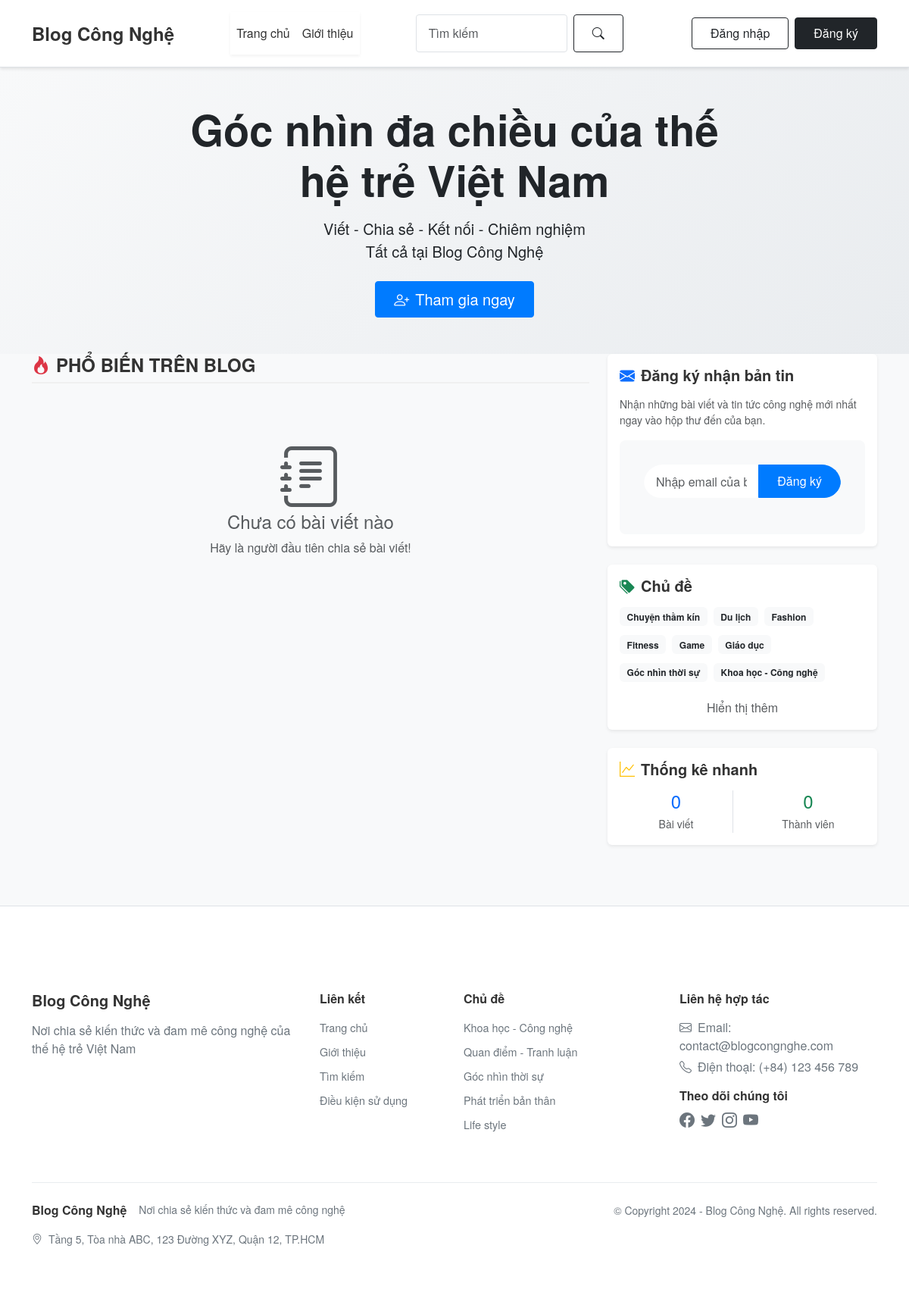
The page / on the database its author committed.
### models.py (models this page shows)
class Category(db.Model):
    id = db.Column(db.Integer, primary_key=True)
    name = db.Column(db.String(100), unique=True, nullable=False)
    description = db.Column(db.String(255))
    posts = db.relationship('Post', backref='category', lazy=True)

### routes/main.py (the view)
@main_bp.route('/')
def home():
    page = request.args.get('page', 1, type=int)
    posts = Post.query.order_by(Post.date_posted.desc()).paginate(page=page, per_page=5)
    categories = Category.query.order_by(Category.name).all()
    total_posts = Post.query.count()
    total_users = User.query.count()
    return render_template('home.html', posts=posts, categories=categories, total_posts=total_posts, total_users=total_users)

### templates/home.html (shortened to what this page needs)
{% extends "base.html" %}
{% block content %}
<div class="hero-section bg-white py-5">
    <div class="container">
        <div class="row justify-content-center text-center">
            <div class="col-lg-8">
                <h1 class="display-4 fw-bold mb-3">Góc nhìn đa chiều của thế hệ trẻ Việt Nam</h1>
                <p class="lead mb-4">Viết - Chia sẻ - Kết nối - Chiêm nghiệm<br>Tất cả tại Blog Công Nghệ</p>
                {% if current_user.is_authenticated %}
                    <a href="{{ url_for('posts.create') }}" class="btn btn-primary btn-lg">
                        <i class="bi bi-pencil-square me-2"></i>Đăng bài viết
                    </a>
                {% else %}
                    <a href="{{ url_for('auth.register') }}" class="btn btn-primary btn-lg">
                        <i class="bi bi-person-plus me-2"></i>Tham gia ngay
                    </a>
                {% endif %}
            </div>
        </div>
    </div>
</div>
<div class="container">
    <div class="row">
        <div class="col-lg-8">
            <div class="popular-posts mb-5">
                <h2 class="section-title mb-4">
                    <i class="bi bi-fire text-danger me-2"></i>PHỔ BIẾN TRÊN BLOG
                </h2>
                {% if posts.items %}
                    {% for post in posts.items %}
                    <a href="{{ url_for('posts.post', post_id=post.id) }}" class="text-decoration-none text-reset">
                        <div class="d-flex align-items-stretch mb-4 post-card-spiderum">
                            <div class="flex-shrink-0" style="width: 220px;">
                                {% if post.image_path %}
                                    <img src='{{ url_for('static', filename='uploads/thumbs/thumb_' + post.image_path) }}' onerror='this.onerror=null;this.src="{{ url_for("static", filename="uploads/" + post.image_path) }}";' class='img-fluid rounded h-100 w-100' style='object-fit: cover;' alt='{{ post.title }}'>
                                {% else %}
                                    <img src="{{ url_for('static', filename='uploads/default_post_image.jpg') }}" class="img-fluid rounded h-100 w-100" style="object-fit: cover;" alt="Default Post Image">
                                {% endif %}
                            </div>
                            <div class="flex-grow-1 ps-4 d-flex flex-column justify-content-between">
                                <div>
                                    <div class="d-flex align-items-center mb-1">
                                        <span class="badge bg-primary text-uppercase fw-bold small me-3">{{ post.category.name if post.category else 'Chưa phân loại' }}</span>
                                        <span class="text-muted small"><i class="bi bi-calendar me-1"></i>{{ post.date_posted.strftime('%d-%m-%Y') }}</span>
                                    </div>
                                    <h5 class="fw-bold mb-1" style="font-size: 1.25rem;">{{ post.title }}</h5>
                                    <div class="text-muted mb-2" style="font-size: 0.98rem;">{{ post.content | truncate(120) }}</div>
                                </div>
                                <div class="d-flex align-items-center mt-2">
                                    <img src="{{ url_for('static', filename='uploads/' + post.author.profile_image) }}" alt="{{ post.author.username }}" class="rounded-circle me-2" style="width: 28px; height: 28px; object-fit: cover;">
                                    <span class="fw-medium">{{ post.author.username }}</span>
                                </div>
                            </div>
                        </div>
                    </a>
                    {% endfor %}
                {% else %}
                    <div class="text-center py-5">
                        <i class="bi bi-journal-text display-1 text-muted mb-3"></i>
                        <h4 class="text-muted">Chưa có bài viết nào</h4>
                        <p class="text-muted">Hãy là người đầu tiên chia sẻ bài viết!</p>
                    </div>
                {% endif %}
            </div>
        </div>
        <div class="col-lg-4 d-none d-lg-block">
            <div class="card shadow-sm border-0 mb-4">
                <div class="card-body">
                    <h5 class="card-title mb-3">
                        <i class="bi bi-envelope-fill text-primary me-2"></i>Đăng ký nhận bản tin
                    </h5>
                    <p class="text-muted small mb-3">Nhận những bài viết và tin tức công nghệ mới nhất ngay vào hộp thư đến của bạn.</p>
                    <form class="newsletter-form" method="POST" action="{{ url_for('newsletter.subscribe') }}">
                        <div class="input-group">
                            <input type="email" class="form-control" placeholder="Nhập email của bạn" required>
                            <button class="btn btn-primary" type="submit">
                                Đăng ký
                            </button>
                        </div>
                    </form>
                </div>
            </div>
            <div class="card shadow-sm border-0 mb-4">
                <div class="card-body">
                    <h5 class="card-title mb-3">
                        <i class="bi bi-tags-fill text-success me-2"></i>Chủ đề
                    </h5>
                    <div class="d-flex flex-wrap gap-2">
                        {% for category in categories %}
                            <a href="{{ url_for('posts.category', category_id=category.id) }}" class="badge bg-light text-dark text-decoration-none {% if loop.index > 8 %}d-none more-category{% endif %}">{{ category.name }}</a>
                        {% endfor %}
                    </div>
                    <div class="text-center mt-3">
                        <button class="btn btn-link text-muted p-0 toggle-category" type="button">Hiển thị thêm</button>
                    </div>
                </div>
            </div>
            <div class="card shadow-sm border-0">
                <div class="card-body">
                    <h5 class="card-title mb-3">
                        <i class="bi bi-graph-up text-warning me-2"></i>Thống kê nhanh
                    </h5>
                    <div class="row text-center">
                        <div class="col-6">
                            <div class="border-end">
                                <h4 class="text-primary mb-1">{{ total_posts }}</h4>
                                <small class="text-muted">Bài viết</small>
                            </div>
                        </div>
                        <div class="col-6">
                            <h4 class="text-success mb-1">{{ total_users }}</h4>
                            <small class="text-muted">Thành viên</small>
                        </div>
                    </div>
                </div>
            </div>
        </div>
    </div>
</div>
{% endblock %}

### static/css/style.css (style rules this page uses)
body { background-color: #f8f9fa; min-height: 100vh; display: flex; flex-direction: column; font-family: 'Helvetica Neue', Arial, sans-serif; padding-top: 0; }
.card { border: none; box-shadow: 0 2px 4px rgba(0,0,0,0.05); transition: transform 0.2s; margin-bottom: 2rem; }
.card-title { font-weight: 700; color: #333; }
.btn { border-radius: 4px; padding: 0.5rem 1.5rem; font-weight: 500; transition: all 0.2s; }
.btn-primary { background-color: #007bff; border-color: #007bff; }
.form-control { border-radius: 4px; border: 1px solid #dee2e6; padding: 0.75rem 1rem; }
.newsletter-form { background: #f8f9fa; padding: 2rem; border-radius: 8px; text-align: center; }
.newsletter-form .form-control { margin-bottom: 1rem; }
.newsletter-form .input-group .form-control { height: 44px; border-radius: 22px 0 0 22px !important; box-shadow: none; }
.newsletter-form .input-group .btn { height: 44px; border-radius: 0 22px 22px 0 !important; margin-left: -1px; padding-left: 24px; padding-right: 24px; box-shadow: none; display: flex; align-items: center; }

### templates/home.html (style rules this page uses)
.hero-section { background: linear-gradient(135deg, #f8f9fa 0%, #e9ecef 100%); }
.section-title { font-size: 1.5rem; font-weight: 600; color: #333; border-bottom: 2px solid #f0f0f0; padding-bottom: 0.5rem; }
.newsletter-form .input-group { border-radius: 25px; overflow: hidden; }
.newsletter-form .form-control { border: none; padding: 0.75rem 1rem; }
.newsletter-form .btn { border-radius: 0 25px 25px 0; padding: 0.75rem 1rem; }
.badge { font-size: 0.75rem; padding: 0.4rem 0.6rem; margin-bottom: 0.25rem; }
.btn-link { text-decoration: none; }
.col-lg-8 { max-width: 100%; flex: 0 0 auto; }

### rows shown on the page
Category: name "Chuyện thầm kín"
Category: name "Du lịch"
Category: name "Fashion"
Category: name "Fitness"
Category: name "Game"
Category: name "Giáo dục"
Category: name "Góc nhìn thời sự"
Category: name "Khoa học - Công nghệ"

### other values the page prints
{{ total_posts }} "0"
{{ total_users }} "0"
